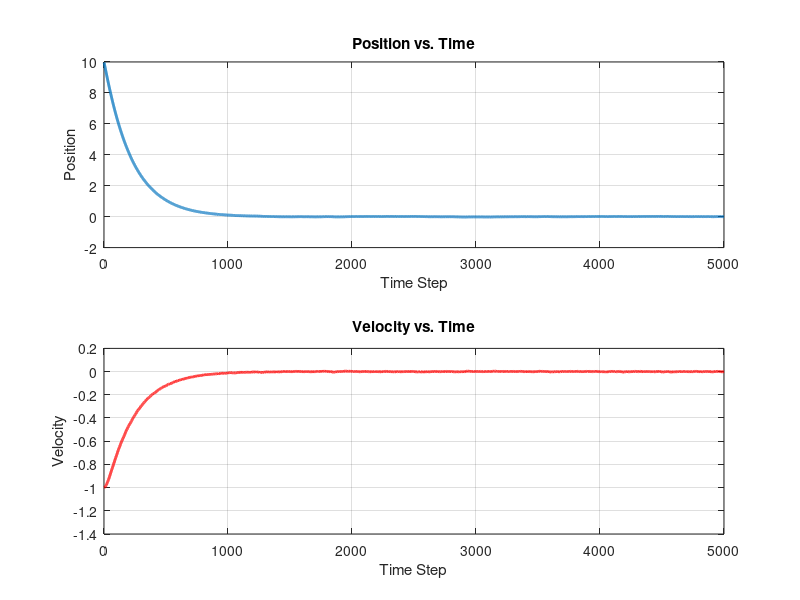

Write the MATLAB code that produced this figure.
% real system

% Initial conditions
position = 10; 
velocity = -1; 


t = 0; 
dt = 0.04; % time-track 
num_steps = 5000; % Define the number of simulation steps
 
% Noises Setup
% process noice 



% Storage for plotting
positions = zeros(num_steps, 1);
velocities = zeros(num_steps, 1);
outputs = zeros(num_steps, 1);

time = 1:num_steps;


% Create single particle
p = [position, velocity]; 

for j = 1:num_steps



    % feedback control parameters
    k_pos = -0.1;
    k_vel = -1;
    % a = -9*tan(3*t); 
    a = k_pos * (p(1) - 0) + k_vel * p(2) ; 


    % noise_a = randn * noise_size; 
    % a = a + noise_a; 
    process_noise = 0.0005; 

    % propogate model
    A = [1, dt; 0, 1];       % A
    B = [dt^2 / 2, dt];             % control input
    % process_noise = std .* randn(2, 1); 

    % Update state
    p = (A * p')' + B * a + randn * process_noise;

    % Store values for plotting
    positions(j) = p(1); % x
    velocities(j) = p(2); % v

    % output generation
    % Calculate Sensor output: a * p + b * v
    observation_noise = 0; %p(1) / 20 + p(2) / 20; 
    a = 0.3;
    b = 0.7; 
    outputs(j) = p(1) * a + p(2) * b + observation_noise * randn; 

    t = t + dt; 
end




% Save for output 
save('positions.mat', 'positions'); 
save('velocities.mat', "velocities"); 
save('outputs.mat', 'outputs'); 







% Plot results
figure;

subplot(2,1,1); % First subplot: Position over time
plot(time, positions, '-', 'LineWidth', 2);
xlabel('Time Step');
ylabel('Position');
title('Position vs. Time');
grid on;

subplot(2,1,2); % Second subplot: Velocity over time
plot(time, velocities, '-', 'LineWidth', 2, 'Color', 'r');
xlabel('Time Step');
ylabel('Velocity');
title('Velocity vs. Time');
grid on;